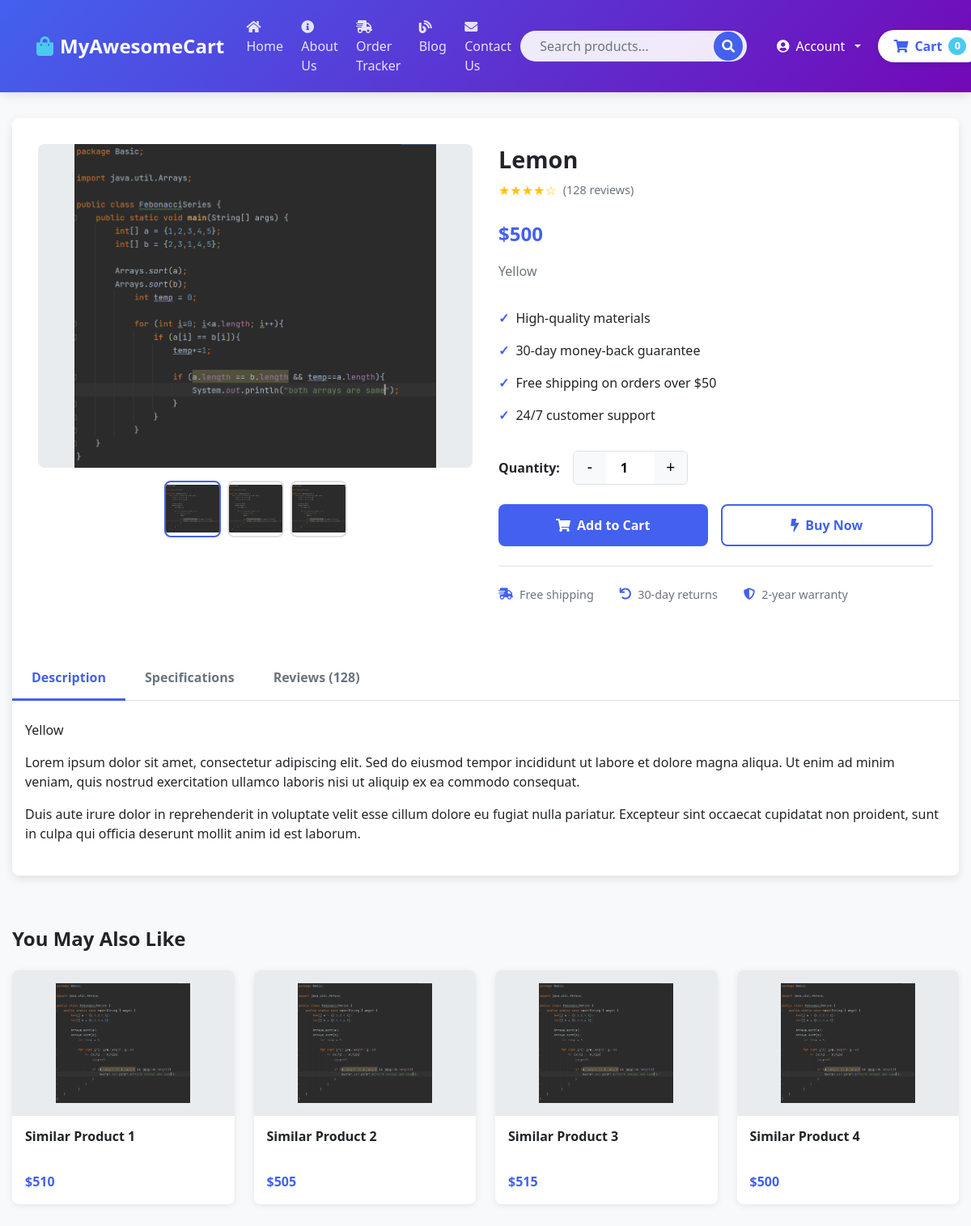
The page /shop/products/1 on the database its author committed.
### shop/models.py (models this page shows, shortened)
class Product(models.Model):
    product_id = models.AutoField
    product_name = models.CharField(max_length=50)
    category = models.CharField(max_length=50, default="")
    subcategory = models.CharField(max_length=50, default="")
    price = models.IntegerField(default=0)
    desc = models.CharField(max_length=300)
    pub_date = models.DateField()
    image = models.ImageField(upload_to="shop/watch", default="")

### shop/views.py (the view)
# urls.py: path("products/<int:myid>", views.productView, name="ProductView"),
def productView(request, myid):
    product = Product.objects.filter(id=myid)
    return render(request, 'shop/prodView.html', {'product': product[0]})

### shop/templates/shop/prodView.html (shortened to what this page needs)
{% extends 'shop/basic.html' %}
{% block body%}
<div class="product-detail-container">
  <div class="product-detail-card">
    <div class="product-main">
      <div class="product-gallery">
        <div class="product-image-main">
          <img src="/media/{{product.image}}" alt="{{product.product_name}}" id="main-product-image">
        </div>
        <div class="product-thumbnails">
          <div class="thumbnail active" data-image="/media/{{product.image}}">
            <img src="/media/{{product.image}}" alt="Thumbnail 1">
          </div>
          <div class="thumbnail" data-image="/media/{{product.image}}">
            <img src="/media/{{product.image}}" alt="Thumbnail 2">
          </div>
          <div class="thumbnail" data-image="/media/{{product.image}}">
            <img src="/media/{{product.image}}" alt="Thumbnail 3">
          </div>
        </div>
      </div>
      <div class="product-info">
        <h1 class="product-title">{{product.product_name}}</h1>
        <div class="product-rating">
          <div class="stars">
            ★★★★☆
          </div>
          <span class="rating-count">(128 reviews)</span>
        </div>
        <div class="product-price">${{product.price}}</div>
        <div class="product-description">
          {{product.desc}}
        </div>
        <div class="product-features">
          <ul class="feature-list">
            <li>High-quality materials</li>
            <li>30-day money-back guarantee</li>
            <li>Free shipping on orders over $50</li>
            <li>24/7 customer support</li>
          </ul>
        </div>
        <div class="quantity-selector">
          <span class="quantity-label">Quantity:</span>
          <div class="quantity-controls">
            <button class="quantity-btn minus">-</button>
            <input type="number" class="quantity-input" value="1" min="1" max="10">
            <button class="quantity-btn plus">+</button>
          </div>
        </div>
        <div class="product-actions">
          <button class="btn btn-primary cart" id="pr{{product.id}}">
            <i class="fas fa-shopping-cart"></i> Add to Cart
          </button>
          <button class="btn btn-secondary">
            <i class="fas fa-bolt"></i> Buy Now
          </button>
        </div>
        <div class="product-meta">
          <div class="meta-item">
            <i class="fas fa-shipping-fast"></i>
            <span>Free shipping</span>
          </div>
          <div class="meta-item">
            <i class="fas fa-undo"></i>
            <span>30-day returns</span>
          </div>
          <div class="meta-item">
            <i class="fas fa-shield-alt"></i>
            <span>2-year warranty</span>
          </div>
        </div>
      </div>
    </div>
    <div class="product-tabs">
      <div class="tabs-header">
        <button class="tab active" data-tab="description">Description</button>
        <button class="tab" data-tab="specifications">Specifications</button>
        <button class="tab" data-tab="reviews">Reviews (128)</button>
      </div>
      <div class="tab-content">
        <div class="tab-pane active" id="description">
          <p>{{product.desc}}</p>
          <p>Lorem ipsum dolor sit amet, consectetur adipiscing elit. Sed do eiusmod tempor incididunt ut labore et dolore magna aliqua. Ut enim ad minim veniam, quis nostrud exercitation ullamco laboris nisi ut aliquip ex ea commodo consequat.</p>
          <p>Duis aute irure dolor in reprehenderit in voluptate velit esse cillum dolore eu fugiat nulla pariatur. Excepteur sint occaecat cupidatat non proident, sunt in culpa qui officia deserunt mollit anim id est laborum.</p>
        </div>
      </div>
    </div>
  </div>
  <div class="related-products">
    <h2 class="section-title">You May Also Like</h2>
    <div class="related-grid">
      <div class="related-card">
        <div class="related-image">
          <img src="/media/{{product.image}}" alt="Related Product">
        </div>
        <div class="related-info">
          <h3 class="related-title">Similar Product 1</h3>
          <div class="related-price">${{product.price|add:"10"}}</div>
        </div>
      </div>
      <div class="related-card">
        <div class="related-image">
          <img src="/media/{{product.image}}" alt="Related Product">
        </div>
        <div class="related-info">
          <h3 class="related-title">Similar Product 2</h3>
          <div class="related-price">${{product.price|add:"5"}}</div>
        </div>
      </div>
      <div class="related-card">
        <div class="related-image">
          <img src="/media/{{product.image}}" alt="Related Product">
        </div>
        <div class="related-info">
          <h3 class="related-title">Similar Product 3</h3>
          <div class="related-price">${{product.price|add:"15"}}</div>
        </div>
      </div>
      <div class="related-card">
        <div class="related-image">
          <img src="/media/{{product.image}}" alt="Related Product">
        </div>
        <div class="related-info">
          <h3 class="related-title">Similar Product 4</h3>
          <div class="related-price">${{product.price}}</div>
        </div>
      </div>
    </div>
  </div>
</div>
{% endblock %}

### rows shown on the page
Product: image (picture), product_name "Lemon", price "500", desc "Yellow", price|add "510", price|add "505", price|add "515"
